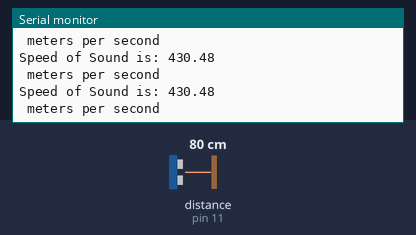
A sketch run on a simulated Arduino Uno, built with avr-gcc and run on an emulated ATmega328P. Parts: the last lines printed to the serial monitor. Wiring (inferred from the names in the program): ultrasonic range finder: trigger pin 13; echo pin 11. The test bench sets the inputs (shaded band); at power-on: distance to the obstacle (sensor on pin 11) 80 cm. The echo pulse lasts 58.3 µs per cm.

Above: at 1.2 s.
1.3 s: distance to the obstacle (sensor on pin 11) set to 2 cm
At 1.73 s:
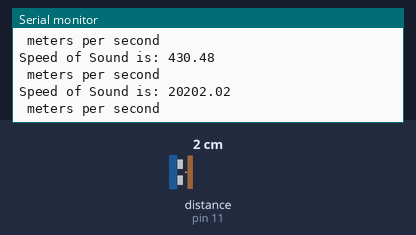
2.8 s: distance to the obstacle (sensor on pin 11) set to 299 cm
At 3.0 s:
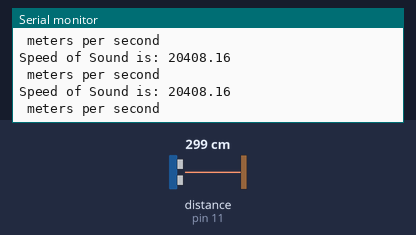
5.8 s: distance to the obstacle (sensor on pin 11) set to 9 cm
At 5.95 s:
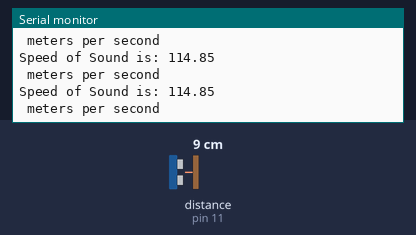
Timing chart, 0 to 8.8 s (numbered marks = the images above; inputs shaded):
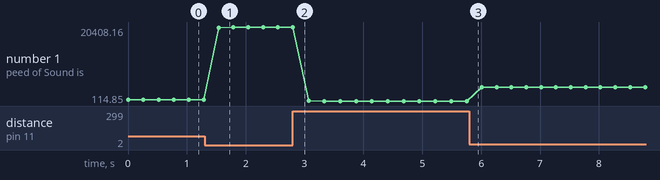

Measured:
- after the input at 1.3 s, the serial monitor: prints a new line after 0.24 s (image 1)
- plotted number 1: 430.48 → 20408.16 after the input at 1.3 s, 20408.16 → 114.85 after the input at 2.8 s, 114.85 → 3944.77 after the input at 5.8 s

The sketch:

sketch_aug31a_measure_speed_of_sound_in_meters_per_second.ino
```cpp
int trigPin = 13;   //Sensor trig pin is connected to arduino pin 13
int echoPin = 11;   //connect echo  pin to 11
float pingTime;       //declare variable for time taked for ping to hit target and back
float speedOfSound;     // variable for speedOfSound to be calculated
float targetDistance = 100;   //declare variable and set it to distance  between sensor and obstacle 10cm


void setup() {

 Serial.begin(9600);                 //start the serial monitor

 pinMode(trigPin, OUTPUT);          // set the trigpin as output pin
 pinMode(echoPin, INPUT);          //set the echo pin as input


}

void loop() {
       digitalWrite(trigPin, LOW);  //writes a low to trigpin
       delayMicroseconds(250);        //wait for 250 micro seconds
       digitalWrite(trigPin, HIGH);   //write a high to trigPin to send a pulse
       delayMicroseconds(25);         //wait to let the signal settle
       digitalWrite(trigPin, LOW);     //write a lot to trigpin to mark end of pulse

     pingTime = pulseIn(echoPin, HIGH);       //read the time taken to reach the target and back and put in a variable
     pingTime = pingTime/1000000.;             //change ping time to seconds
     speedOfSound =  2 * targetDistance/ pingTime;  //calculate speed of sound for distance and time
     speedOfSound = speedOfSound/100;               //change the speed from cm/s to m/s

     Serial.print("Speed of Sound is: ");          //print to serial monitor
     Serial.println(speedOfSound);
     Serial.println(" meters per second");
     delay(250);


}
```
